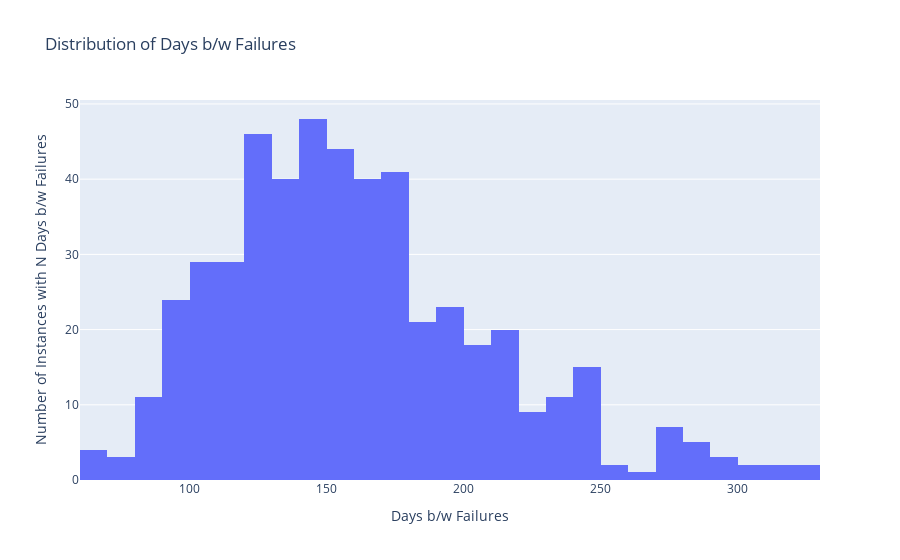

Notebook code cell kept with this figure:
### Code cell
# generate lognormal samples | 2, 0.75 | 5, 0.5 | 0, 0.5
data = np.random.lognormal(
    mean=5,
    sigma=0.3,
    size=n_points,
)

fig = visualize(
    data,
    fig_title="Distribution of Days b/w Failures",
    x_title="Days b/w Failures",
    y_title="Number of Instances with N Days b/w Failures",
    trace_name="Actual Data"
)
fig.show()

### Figure 1 — Plotly figure (JSON) as saved in the notebook; plotly's stock layout.template omitted (floating-point values rounded to 4 significant figures; data arrays with more than 128 entries replaced by an {"elided": "..."} marker saying what was removed)
{"data": [{"name": "Actual Data", "type": "histogram", "x": {"elided": "500 float values"}}], "layout": {"title": {"text": "Distribution of Days b/w Failures"}, "xaxis": {"title": {"text": "Days b/w Failures"}}, "yaxis": {"title": {"text": "Number of Instances with N Days b/w Failures"}}}}
